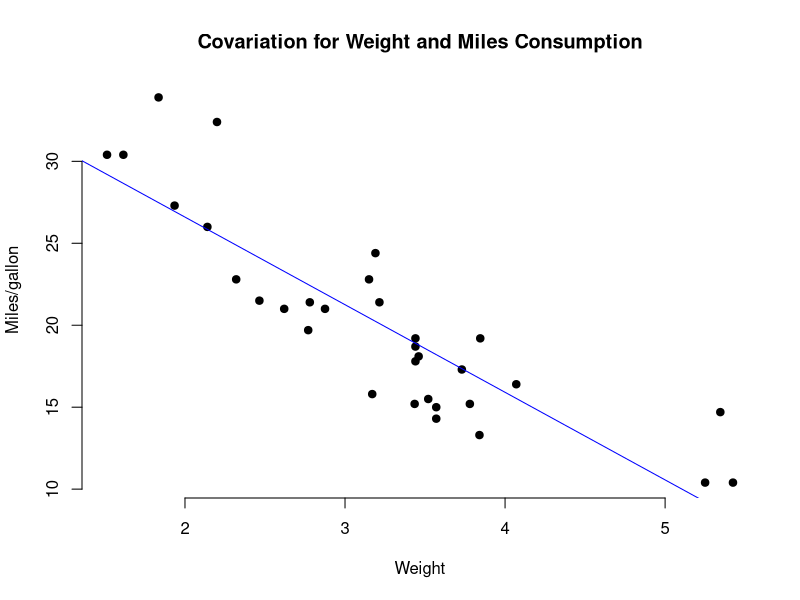
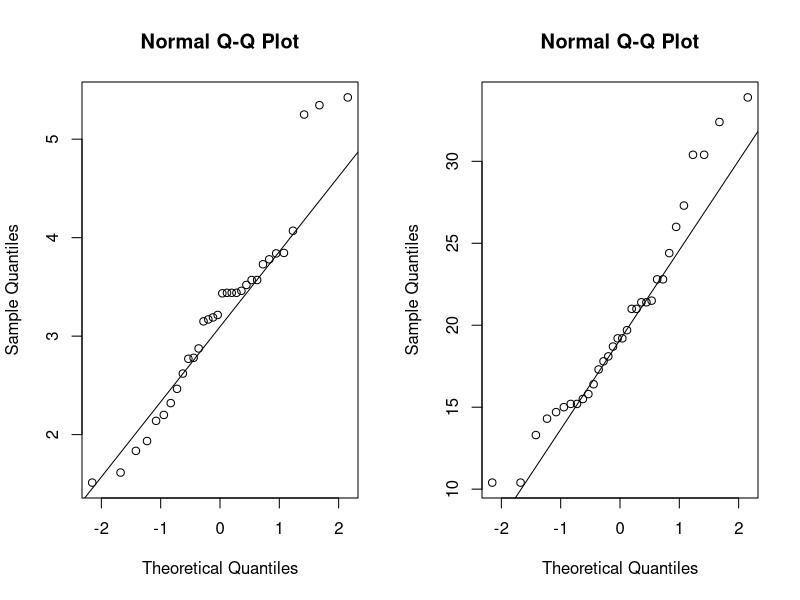
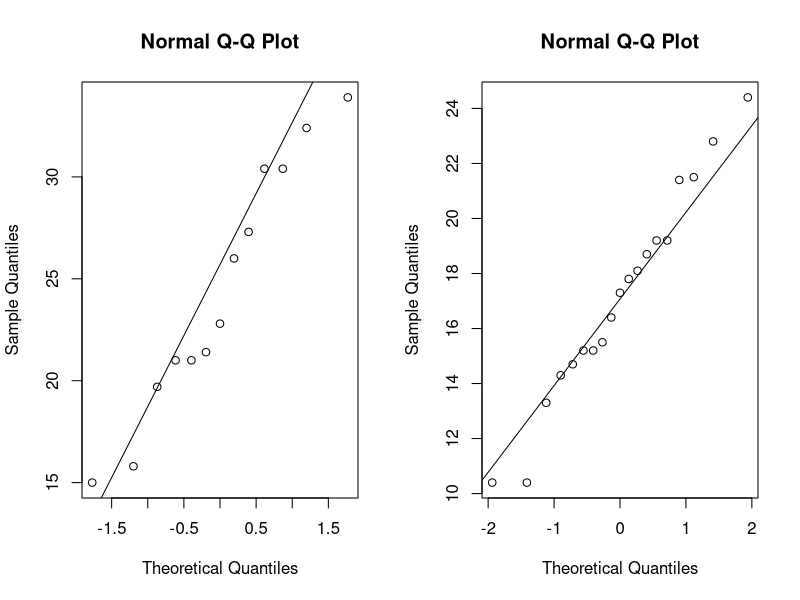
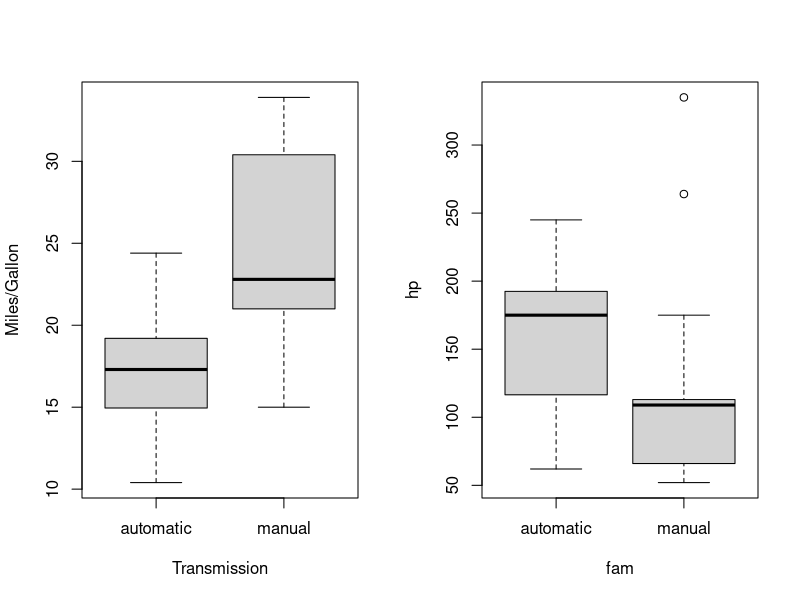

Source code (R) for these figures, in order: (Note: this script raises an error after producing the figures.)
# Let's see which datasets are already available from our vanilla R installation
data()

# Attaching the database lets us access each one of the variables
# without using the '$' atomic operator
attach(mtcars)

head(mtcars)
# If this doesn't work on RStudio, try running this command:
# data(mtcars)

?mtcars
# Is the same as help(mtcars)

# Getting statistical information about each variable
summary(mtcars)

# To check for the covariation we will use a very simple approach of a scatter plot
x <- wt
y <- mpg

# We are using **raw R**, you will find many packages that perform
# all of these approaches and also a better viz in next lectures!
plot(
    x, y, 
    main = "Covariation for Weight and Miles Consumption",
    xlab = "Weight",
    ylab = "Miles/gallon",
    pch = 19, frame = FALSE
)
abline(lm(y ~ x, data = mtcars), col = "blue")

# First, let's test for the weight (x)
shapiro.test(x)
shapiro.test(y)

par(mfrow=c(1,2))
qqnorm(x); qqline(x)
qqnorm(y); qqline(y)

cor.test(x, y, method="pearson")

# Here we are only making the values more human-readable
mtcars$fam <- factor(mtcars$am, levels=c(0,1), labels=c("automatic","manual"))

summary(mtcars$fam)

attach(mtcars)  # Need to reattach because of new variable

shapiro.test(mpg[fam == "manual"])
shapiro.test(mpg[fam == "automatic"])

par(mfrow=c(1,2))
qqnorm(mpg[fam == "manual"]); qqline(mpg[fam == "manual"])
qqnorm(mpg[fam == "automatic"]); qqline(mpg[fam == "automatic"])

boxplot(mpg ~ fam, ylab="Miles/Gallon", xlab="Transmission")

mtcars.t.test <- t.test(mpg ~ fam)
mtcars.t.test

mtcars.mpg.fam.diff <- round(mtcars.t.test$estimate[1] - mtcars.t.test$estimate[2], 1)

# Confidence level as a %
conf.level <- attr(mtcars.t.test$conf.int, "conf.level") * 100

# RStudio
sprintf(
    "Our study finds that engines yields on average %.3f miles/gallon in the automatic transmission group compared to the manual transmission group (t-statistic %.3f, p=%.3f, %.0f %% CI [%.3f %.3f]miles/gallon",
    mtcars.mpg.fam.diff,
    mtcars.t.test$statistic,
    mtcars.t.test$p.value,
    conf.level,
    mtcars.t.test$conf.int[1],
    mtcars.t.test$conf.int[2]
)

t.test(mpg ~ fam, var.eq = T)

t.test(mpg~fam, var.eq = T, alternative = "less")

shapiro.test(hp[fam == "manual"])

shapiro.test(hp[fam == "automatic"])

boxplot(hp ~ fam)

wilcox.test(hp ~ fam, mu=0, alt="two.sided", conf.int=T, conf.level=0.95, paired=F, exact=F)

mtcars$cyl <- as.factor(mtcars$cyl)
attach(mtcars)

# Creating the contigency table 
contingency <- table(carb, cyl)

contingency

chisq.test(contingency)

fisher.test(contingency)

summary(aov(lm(mpg~.,data=mtcars)))

fit <- lm(mpg ~ am, data=mtcars)
fit1 <- lm(mpg ~ am + cyl, data=mtcars)
fit2 <- lm(mpg ~ am + cyl + disp, data=mtcars)
fit3 <- lm(mpg ~ am + cyl + disp + wt, data=mtcars)
fit4 <- lm(mpg ~ am + cyl + disp + wt + hp, data=mtcars)
anovaTable <- anova(fit, fit1, fit2, fit3, fit4)

anovaTable

finalfit <- lm(mpg ~ am + cyl + wt + disp + wt + hp, data=mtcars); summary(finalfit)

